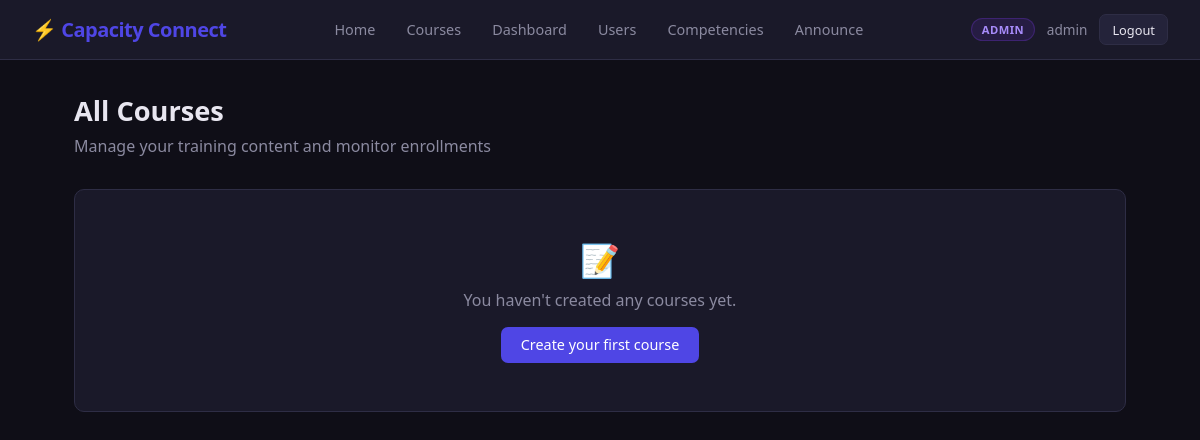
Page /courses/dashboard/ (signed in) on the earlier database version.
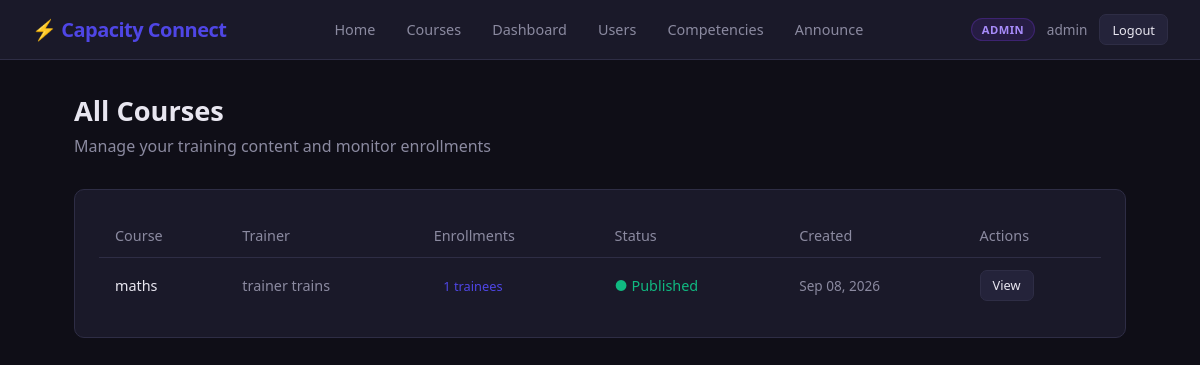
Same page on the later database version.
### courses/models.py (models this page shows, shortened)
class Course(models.Model):
    title = models.CharField(max_length=255)
    description = models.TextField(blank=True)
    trainer = models.ForeignKey(
        settings.AUTH_USER_MODEL,
        on_delete=models.CASCADE,
        related_name='courses_taught',
        limit_choices_to={'role': 'TRAINER'}
    )
    created_at = models.DateTimeField(auto_now_add=True)
    updated_at = models.DateTimeField(auto_now=True)
    is_active = models.BooleanField(default=True, help_text="Unpublish to hide from trainees")
    class Meta:
        ordering = ['-created_at']

### accounts/models.py (models this page shows, shortened)
class CustomUser(AbstractUser):
    ROLE_CHOICES = (
        ('TRAINEE', 'Trainee'),
        ('TRAINER', 'Trainer'),
        ('ADMIN', 'Admin'),
    )
    STATUS_CHOICES = (
        ('PENDING', 'Pending Approval'),
        ('ACTIVE', 'Active'),
        ('REJECTED', 'Rejected'),
        ('SUSPENDED', 'Suspended'),
    )
    role = models.CharField(max_length=20, choices=ROLE_CHOICES, default='TRAINEE')
    status = models.CharField(max_length=20, choices=STATUS_CHOICES, default='PENDING')
    objects = CustomUserManager()

### courses/views.py (the view)
# urls.py: path('dashboard/', views.trainer_dashboard_view, name='trainer_dashboard'),
@login_required
def trainer_dashboard_view(request):
    if request.user.role not in ('TRAINER', 'ADMIN'):
        return redirect('course_list')
    if request.user.role == 'ADMIN':
        courses = Course.objects.all().select_related('trainer').annotate(
            enrollment_count=Count('enrollments')
        )
    else:
        courses = Course.objects.filter(trainer=request.user).annotate(
            enrollment_count=Count('enrollments')
        )
    return render(request, 'courses/trainer_dashboard.html', {'courses': courses})

### templates/courses/trainer_dashboard.html (shortened to what this page needs)
{% extends 'base.html' %}
{% block content %}
<div class="page-header d-flex justify-between align-center">
    <div>
        <h1>{% if user.role == 'ADMIN' %}All Courses{% else %}My Courses{% endif %}</h1>
        <p class="text-muted">Manage your training content and monitor enrollments</p>
    </div>
</div>
{% if courses %}
<div class="card">
    <table class="table">
        <thead>
            <tr>
                <th>Course</th>
                {% if user.role == 'ADMIN' %}<th>Trainer</th>{% endif %}
                <th>Enrollments</th>
                <th>Status</th>
                <th>Created</th>
                <th>Actions</th>
            </tr>
        </thead>
        <tbody>
            {% for course in courses %}
            <tr>
                <td style="font-weight:500;">{{ course.title }}</td>
                {% if user.role == 'ADMIN' %}
                <td class="text-muted">{{ course.trainer.get_full_name|default:course.trainer.username }}</td>
                {% endif %}
                <td>
                    <span style="background:var(--primary)22;color:var(--primary);padding:0.2rem 0.6rem;border-radius:99px;font-size:0.8rem;">
                        {{ course.enrollment_count }} trainees
                    </span>
                </td>
                <td>
                    {% if course.is_active %}
                        <span class="text-success">● Published</span>
                    {% else %}
                        <span class="text-muted">● Draft</span>
                    {% endif %}
                </td>
                <td class="text-muted" style="font-size:0.85rem;">{{ course.created_at|date:"M d, Y" }}</td>
                <td>
                    <a href="{% url 'course_detail' course.id %}" class="btn btn-secondary btn-sm">View</a>
                </td>
            </tr>
            {% endfor %}
        </tbody>
    </table>
</div>
{% else %}
<div class="card" style="text-align:center;padding:3rem;">
    <p style="font-size:2rem;">📝</p>
    <p class="text-muted mt-1">You haven't created any courses yet.</p>
    <a href="{% url 'create_course' %}" class="btn btn-primary mt-2">Create your first course</a>
</div>
{% endif %}
{% endblock %}

Differences in the rows shown:
added Course: title "maths", trainer.get_full_name "trainer trains", enrollment_count "1", is_active "● Published", created_at "Sep 08, 2026"
Other differences:
text no longer shown: "📝 You haven't created any courses yet. Create your first course"
text now shown: "Course Trainer Enrollments Status Created Actions"
